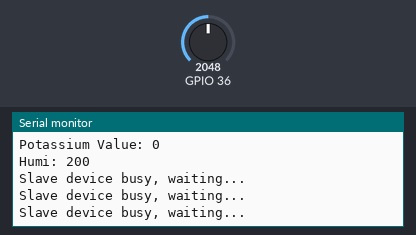
The sketch below on a simulated ESP32. Shown: the last lines printed to the serial monitor. Inputs (shaded band) come from the test bench; at power-on: GPIO 36 = 2048.

Above: at 18.0 s.
18.1 s: GPIO 36 set to 1960
At 22.0 s:
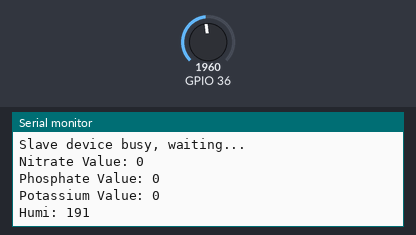
33.8 s: GPIO 36 set to 2040
At 35.7 s:
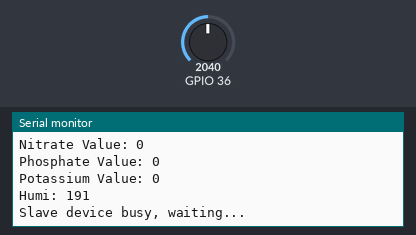
Timing chart, 0 to 37.2 s (numbered marks = the images above; inputs shaded):
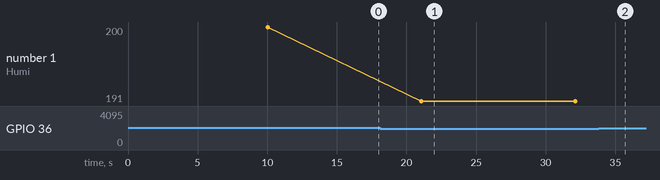

The sketch:

nano.ino
```cpp
#include <ModbusMaster.h>
#include <SoftwareSerial.h>

#define NPK_RX 4
#define NPK_TX 5
#define ESP_RX 2
#define ESP_TX 3

#define DEBUG

ModbusMaster node;
SoftwareSerial npk_uart(NPK_RX, NPK_TX);
SoftwareSerial esp_uart(ESP_RX, ESP_TX);

unsigned long lastSend = 0;
bool receivedData = false;
int phosphateValue,potassiumValue,nitrateValue;
void setup() {
  // Initialize Serial communication for debugging
  Serial.begin(9600);
  npk_uart.begin(9600);
  esp_uart.begin(115200);
  // Configure the ModbusMaster object
  node.begin(1, npk_uart);  // Slave address 1, Serial communication
}

void loop() {
  // Read values from Modbus registers
  uint16_t nitrateValue = readModbusRegister(0x001E);    // Address 001E
  uint16_t phosphateValue = readModbusRegister(0x001F);  // Address 001F
  uint16_t potassiumValue = readModbusRegister(0x0020);  // Address 0020
  uint16_t deviceAddress = readModbusRegister(0x0100);   // Address 0100
  uint16_t speedValue = readModbusRegister(0x0101);      // Address 0101

  // uint8_t result;

  // result = node.readHoldingRegisters(30, 3);

  // if (result == node.ku8MBSuccess) {                   // Nếu đọc dữ liệu thành công
  //   Serial.println("Data received from ES-NPK-SOIL");  // In thông báo trên Serial Monitor
  //   receivedData = true;                               // Cập nhật biến boolean về trạng thái true để cho biết đã nhận được dữ liệu từ ES-PH-SOIL-01
  // } else {
  //   Serial.println("Error: ");
  //   Serial.println(result);
  // }

  // if (receivedData) {  // Nếu đã nhận được dữ liệu từ ES-PH-SOIL-01
  //   // Gửi dữ liệu đến Arduino Uno
  //   nitrateValue = node.getResponseBuffer(0);
  //   phosphateValue = node.getResponseBuffer(1);
  //   potassiumValue = node.getResponseBuffer(2);
  //   Serial.print("Nito: ");
  //   Serial.print(node.getResponseBuffer(0));
  //   Serial.println("mg/Kg");
  //   Serial.print("Photpho: ");
  //   Serial.print(node.getResponseBuffer(1));
  //   Serial.println("mg/Kg");
  //   Serial.print("Kali: ");
  //   Serial.print(node.getResponseBuffer(2));
  //   Serial.println("mg/Kg");
  //   receivedData = false;  // Cập nhật biến boolean về trạng thái false để sẵn sàng nhận dữ liệu từ ES-PH-SOIL-01 tiếp theo
  // }
  // delay(1000);

  int val = analogRead(A0);
  int humi = map(val, 0, 1023, 0, 100);

#ifdef DEBUG
  // Display the read values
  Serial.print("Nitrate Value: ");
  Serial.println(nitrateValue);
  Serial.print("Phosphate Value: ");
  Serial.println(phosphateValue);
  Serial.print("Potassium Value: ");
  Serial.println(potassiumValue);
  Serial.print("Humi: ");
  Serial.println(humi);
#endif

#ifdef ESP_TX
  if (millis() - lastSend > 2000) {
    String temp = String(nitrateValue) + ", " + String(phosphateValue) + ", " + String(potassiumValue) + ", " + String(humi) + "\n";
    esp_uart.print(temp);
    lastSend = millis();
  }
#endif
  delay(1000);
}

// Function to read a Modbus register
uint16_t readModbusRegister(uint16_t address) {
  uint16_t result;
  uint8_t status;

  // Keep retrying until the status is not 226

  status = node.readHoldingRegisters(address, 1);

  if (status == node.ku8MBSuccess) {
    result = node.getResponseBuffer(0);  // Get the value from the response buffer
  } else if (status == 226) {
    Serial.println("Slave device busy, waiting...");
  } else {
    Serial.println("Error reading Modbus register");
    result = 0;  // Return a default value
  }


  return result;
}
```

Measured:
- after the input at 18.1 s, the serial monitor: prints a new line after 3.0 s (image 1)
- plotted number 1: 200 → 191 after the input at 18.1 s, 191 → 199 after the input at 33.8 s
